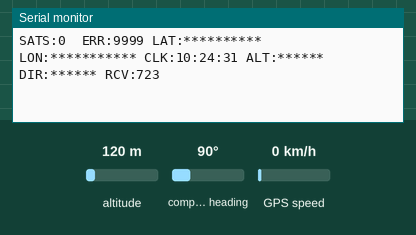
Simulated run of this sketch. Board: Arduino Uno, built with avr-gcc and run on an emulated ATmega328P. On the bench: the last lines printed to the serial monitor. Inputs (shaded band) come from the test bench; at power-on: altitude 120 m, compass heading 90°, GPS speed 0 km/h. The GPS gets a fix after 3 s at 37.7749, -122.4194 with 8 satellites.

Above: at 1.2 s.
1.3 s: altitude set to 105 m
At 2.8 s:
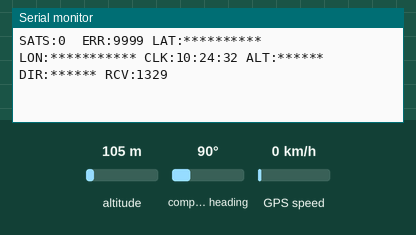
4.5 s: altitude set to 90 m
At 5.9 s:
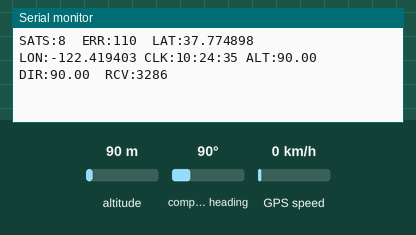
7.5 s: compass heading set to 11°
At 8.8 s:
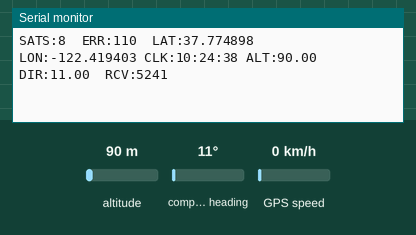
9.0 s: compass heading set to 8°
At 9.9 s:
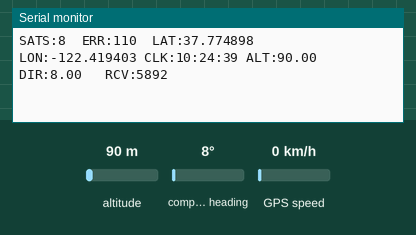

Measured:
- the behaviour switches between 100 and 99 m on altitude (found by bisection; images 1 and 2)
- the behaviour switches between 10 and 9° on compass heading (found by bisection; images 3 and 4)
- after the input at 4.5 s, the serial monitor: prints a new line after 0.55 s (image 2)
- after the input at 7.5 s, the serial monitor: prints a new line after 0.57 s (image 3)
- after the input at 9.0 s, the serial monitor: prints a new line after 0.08 s (image 4)

The sketch:

gps_data_rcv.ino
```cpp
#include <TinyGPS++.h>
#include <SoftwareSerial.h>
/*
   Based on TinyGPS++ (TinyGPSPlus) sample code.
   GPS device hooked up on pins 4(rx) and 3(tx).
*/
static const int RXPin = 4, TXPin = 3;
static const uint32_t GPSBaud = 9600;

// The TinyGPS++ object
TinyGPSPlus gps;

// The serial connection to the GPS device
SoftwareSerial ss(RXPin, TXPin);

void setup()
{
  Serial.begin(115200);
  ss.begin(GPSBaud);
  Serial.print(F("TinyGPS++ library v. ")); Serial.println(TinyGPSPlus::libraryVersion());
}

void loop()
{
  Serial.print("SATS:");
  printInt(gps.satellites.value(), gps.satellites.isValid(), 3);
  Serial.print("ERR:");
  printInt(gps.hdop.value(), gps.hdop.isValid(), 5);

  Serial.print("LAT:");
  printFloat(gps.location.lat(), gps.location.isValid(), 11, 6);
  Serial.print("LON:");
  printFloat(gps.location.lng(), gps.location.isValid(), 12, 6);
  Serial.print("CLK:");
  printDateTime(gps.time);
  Serial.print("ALT:");
  printFloat(gps.altitude.meters(), gps.altitude.isValid(), 7, 2);
  Serial.print("DIR:");
  printFloat(gps.course.deg(), gps.course.isValid(), 7, 2);
  Serial.print("RCV:");
  printInt(gps.charsProcessed(), true, 6);
  Serial.println();

  smartDelay(1000);

  if (millis() > 5000 && gps.charsProcessed() < 10)
    Serial.println(F("No GPS data received: check wiring"));
}

// This custom version of delay() ensures that the gps object
// is being "fed".
static void smartDelay(unsigned long ms)
{
  unsigned long start = millis();
  do
  {
    while (ss.available())
      gps.encode(ss.read());
  } while (millis() - start < ms);
}

static void printFloat(float val, bool valid, int len, int prec)
{
  if (!valid)
  {
    while (len-- > 1)
      Serial.print('*');
    Serial.print(' ');
  }
  else
  {
    Serial.print(val, prec);
    int vi = abs((int)val);
    int flen = prec + (val < 0.0 ? 2 : 1); // . and -
    flen += vi >= 1000 ? 4 : vi >= 100 ? 3 : vi >= 10 ? 2 : 1;
    for (int i=flen; i<len; ++i)
      Serial.print(' ');
  }
  smartDelay(0);
}

static void printInt(unsigned long val, bool valid, int len)
{
  char sz[32] = "*****************";
  if (valid)
    sprintf(sz, "%ld", val);
  sz[len] = 0;
  for (int i=strlen(sz); i<len; ++i)
    sz[i] = ' ';
  if (len > 0)
    sz[len-1] = ' ';
  Serial.print(sz);
  smartDelay(0);
}

static void printDateTime(TinyGPSTime &t)
{
  if (t.isValid())
  {
    char sz[32];
    sprintf(sz, "%02d:%02d:%02d ", t.hour(), t.minute(), t.second());
    Serial.print(sz);
  }
  smartDelay(0);
}

static void printStr(const char *str, int len)
{
  int slen = strlen(str);
  for (int i=0; i<len; ++i)
    Serial.print(i<slen ? str[i] : ' ');
  smartDelay(0);
}
```
